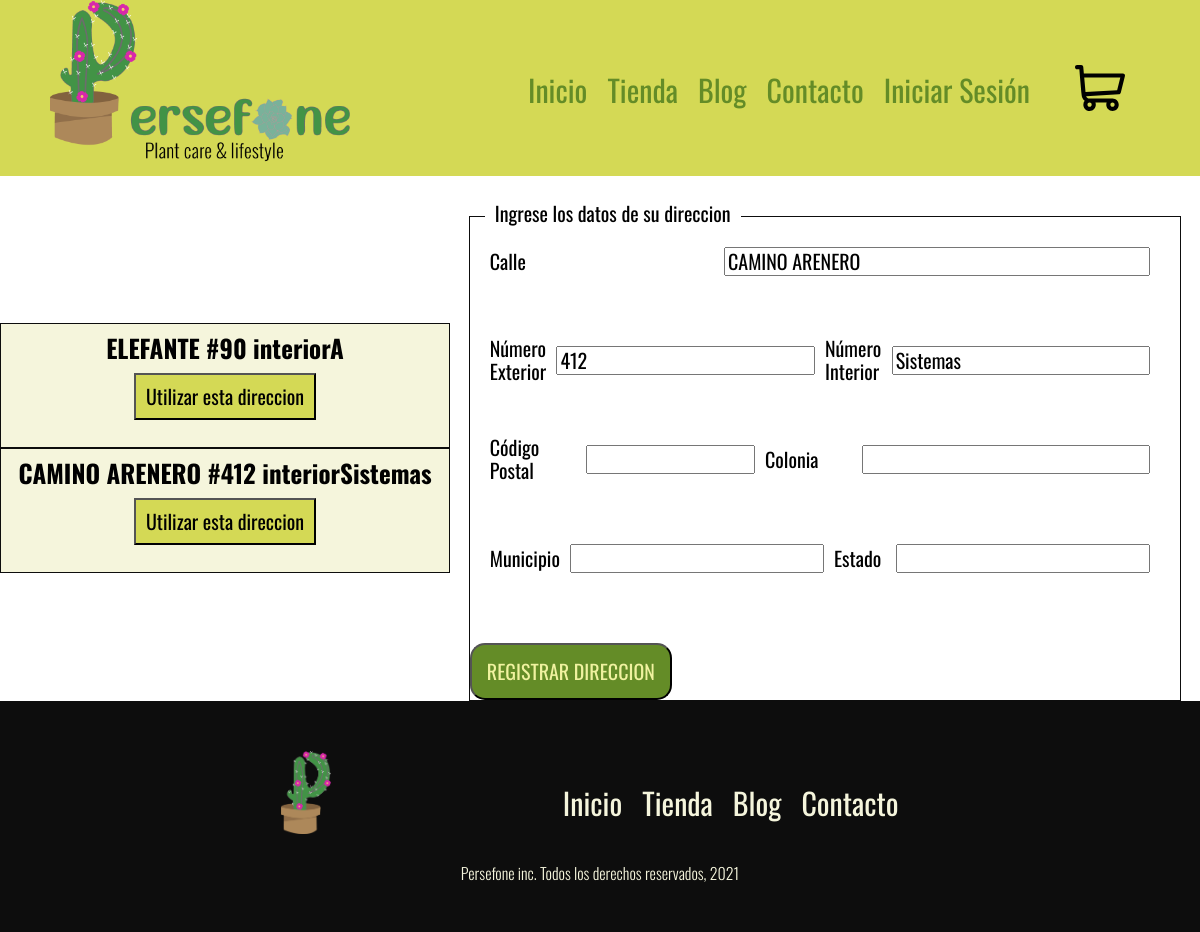
/pantallaEnvios.php?cc=1, run on the app's committed database.
### tables this page shows
CREATE TABLE `direccion` (
  `iddireccion` int(11) NOT NULL AUTO_INCREMENT,
  `calle` varchar(45) NOT NULL,
  `nExt` varchar(45) NOT NULL,
  `nInt` varchar(45) DEFAULT NULL,
  `cp` int(5) NOT NULL,
  `colonia` varchar(45) NOT NULL,
  `municipio` varchar(45) NOT NULL,
  `estado` varchar(45) NOT NULL,
  `idCliente` int(11) NOT NULL,
  PRIMARY KEY (`iddireccion`),
  KEY `fk_idCliente_2_idx` (`idCliente`),
  CONSTRAINT `fk_idCliente_2` FOREIGN KEY (`idCliente`) REFERENCES `cliente` (`idcliente`) ON DELETE NO ACTION ON UPDATE NO ACTION
);

### pantallaEnvios.php (the view, shortened to what this page needs)
<?php
    require('base/header.php');
    $db = conectarDB();
    $idCC = $_GET['cc'];
    $query = "SELECT idCliente FROM tarjeta WHERE idtarjeta = $idCC";
    $resultado = mysqli_query($db, $query);
    $temp = mysqli_fetch_assoc($resultado);
    $cliente = $temp['idCliente'];
    $query = "SELECT * FROM direccion WHERE idCliente = $cliente";
    $resultado = mysqli_query($db, $query);
    if($resultado->num_rows == 0) $tieneDireccion = false;
    else $tieneDireccion = true;
?>
<div class="pantallaPagos">
    <aside class="tarjetas">
        <?php if($tieneDireccion):?>
        <?php while($direccion = mysqli_fetch_assoc($resultado)):?>
        <?php
            $calle = $direccion['calle'];
            $nExterior = $direccion['nExt'];
            $nInterior = $direccion['nInt'];
            $string = '';
            if($nInterior == 'n/a') $string = $calle.' #'.$nExterior;
            else $string = $calle.' #'.$nExterior.' interior'.$nInterior;
        ?>
        <div class="tarjeta">
            <p><?php echo $string;?></p>
            <form method="POST">
                <input type="submit" value="Utilizar esta direccion" class="useCard">
            </form>
        </div>
        <?php endwhile; ?>
        <?php endif;?>
    </aside>
    <main class="contenedor">
            <form method="POST" class="formulario-tarjeta">
                <legend>Ingrese los datos de su direccion</legend>
                <div class="campo1">
                    <label for="calle">Calle</label>
                    <input type="text" id="calle"
                    name="calle" value="<?php echo $calle;?>"
                    required>
                </div>
                <div class="campo1">
                    <label for="nExterior">Número Exterior</label>
                    <input type="text" id="nExterior"
                    name="nExterior" value="<?php echo $nExterior;?>"
                    required>
                    <label for="nInterior">Número Interior</label>
                    <input type="text" id="nInterior"
                    name="nInterior" value="<?php echo $nInterior;?>">
                </div>
                <div class="campo1">
                    <label for="codigoPostal">Código Postal</label>
                    <input type="number" id="codigoPostal"
                    name="codigoPostal" value="<?php echo $codigoPostal;?>"
                    required min='00001' max='99999'>
                    <label for="colonia">Colonia</label>
                    <input type="text" id="colonia"
                    name="colonia" value="<?php echo $colonia;?>">
                </div>
                <div class="campo1">
                    <label for="municipio">Municipio</label>
                    <input type="text" id="municipio"
                    name="municipio" value="<?php echo $municipio;?>"
                    required>
                    <label for="estado">Estado</label>
                    <input type="text" id="estado"
                    name="estado" value="<?php echo $estado;?>">
                </div>
                <input type="submit" value="Registrar Direccion" class="button">
            </form>
    </main>
</div>
<?php
    require('base/footer.php');

### build/css/app.css (style rules this page uses)
html { line-height:1.15;-webkit-text-size-adjust:100% }
body { margin:0 }
main { display:block }
button,input,optgroup,select,textarea { font-family:inherit;font-size:100%;line-height:1.15;margin:0 }
button,input { overflow:visible }
[type=button],[type=reset],[type=submit],button { -webkit-appearance:button }
legend { box-sizing:border-box;color:inherit;display:table;max-width:100%;padding:0;white-space:normal }
html { box-sizing:border-box;font-size:62.5% }
*,:after,:before { box-sizing:inherit }
body { font-family:Oswald }
p { margin:0;font-size:1.6rem;font-weight:300;text-align:center }
.contenedor { margin:0 auto;max-width:120 rem;width:95% }
.button { font-size:2rem;margin:3rem auto 0;text-align:center;background-color:#648c27;color:#f0f2a0;padding:1.5rem;border-radius:1.5rem;text-transform:uppercase }
.pantallaPagos { display:flex;flex-direction:column;align-items:center;justify-content:space-between }
@media (min-width:768px) { .pantallaPagos { display:grid;grid-template-columns:1fr 3fr } }
.tarjetas { display:flex;flex-direction:column;width:100%;align-items:center;justify-content:space-between;margin:2rem auto }
@media (min-width:768px) { .tarjetas { grid-column:1/2;width:45rem } }
.tarjetas .tarjeta { display:flex;flex-direction:column;align-items:center;border:1px solid #0d0d0d;padding:1rem;background-color:beige;width:100%;height:12.5rem }
.tarjetas .tarjeta p { font-size:2.5rem;margin-bottom:1rem;font-weight:700 }
.tarjetas .tarjeta .useCard { background-color:#d4d955;padding:1rem;font-size:2rem;transition:.5s ease-in-out }
.formulario-tarjeta { border:1px solid #0d0d0d;position:relative;margin-top:2rem }
.formulario-tarjeta legend { font-size:2rem;position:absolute;top:-2.5rem;left:1.5rem;background-color:#fff;padding:1rem }
.formulario-tarjeta label { font-size:2rem }
.formulario-tarjeta .campo1 { display:flex;margin-bottom:1rem;padding:2rem;flex-direction:column;justify-content:center;align-items:center }
@media (min-width:768px) { .formulario-tarjeta .campo1 { flex-direction:row } }
.formulario-tarjeta .campo1 label { flex:1 }
.formulario-tarjeta .campo1 input { flex:auto;font-size:2rem;margin:1rem }

### data on the page
direccion: string "ELEFANTE #90 interiorA"
direccion: string "CAMINO ARENERO #412 interiorSistemas", calle "CAMINO ARENERO", nExterior "412", nInterior "Sistemas"
